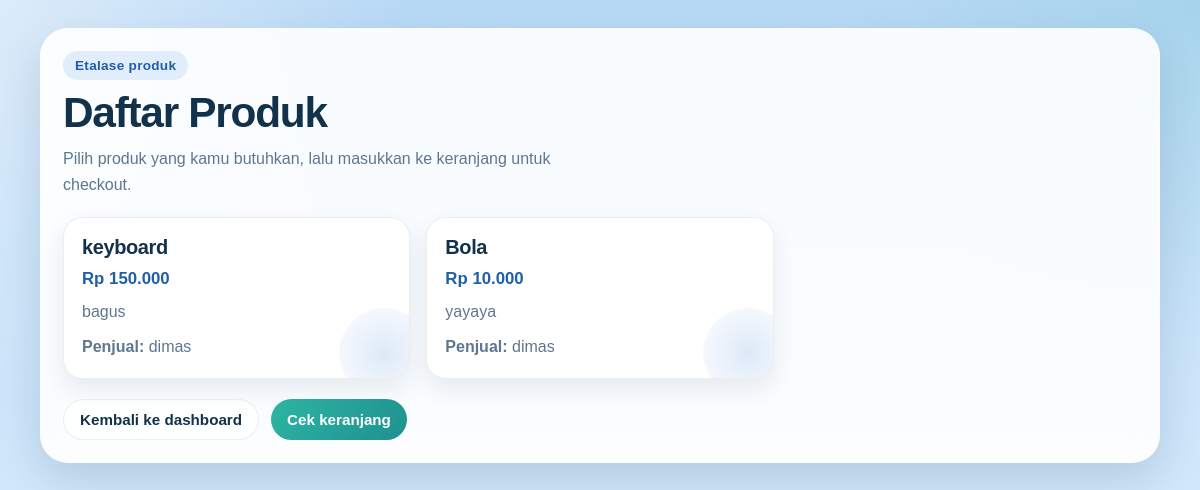
Screenshot of /marketplace (signed in) with the database file from the repository.
### tables this page shows
CREATE TABLE products (
    id INTEGER PRIMARY KEY AUTOINCREMENT,
    nama TEXT NOT NULL,
    harga INTEGER NOT NULL,
    deskripsi TEXT,
    penjual TEXT NOT NULL
    );

### app.py (the view, shortened to what this page needs)
@app.route("/marketplace", methods=["GET", "POST"])
def marketplace():
    if "username" not in session:
        return redirect("/login")
    conn = sqlite3.connect("marketplace.db")
    cursor = conn.cursor()
    cursor.execute("SELECT * FROM products")
    products = cursor.fetchall()
    buyer = session["username"]
    conn.close()
    return render_template(
        "marketplace.html",
        daftar_produk=products,
        pembeli=buyer
    )

### templates/marketplace.html (shortened to what this page needs)
<!DOCTYPE html>
<html lang="en">
<head>
    <link rel="stylesheet" href="{{ url_for('static', filename='css/style.css') }}">
</head>
<body>
    <main class="page-shell">
        <section class="hero-card">
            <div class="hero-top">
                <span class="eyebrow">Etalase produk</span>
                <h1 class="hero-title">Daftar Produk</h1>
                <p class="hero-copy">Pilih produk yang kamu butuhkan, lalu masukkan ke keranjang untuk checkout.</p>
            </div>
            <div class="grid cols-3">
                {% for produk in daftar_produk %}
                <section class="card product-card">
                    <h2 class="product-title">{{ produk[1] }}</h2>
                    <p class="price">Rp {{ "{:,}".format(produk[2]).replace(",", ".") }}</p>
                    <p class="meta">{{ produk[3] }}</p>
                    <p class="meta"><strong>Penjual:</strong> {{ produk[4] }}</p>
                </section>
                {% else %}
                <div class="empty-state">Belum ada produk yang ditampilkan.</div>
                {% endfor %}
            </div>
            <div class="toolbar">
                <a class="btn btn-ghost" href="/dashboard">Kembali ke dashboard</a>
                <a class="btn btn-accent" href="/cart">Cek keranjang</a>
            </div>
        </section>
    </main>
</body>
</html>

### static/css/style.css (style rules this page uses)
:root { --bg: #b7d8f5; --bg-2: #e2f2ff; --surface: rgba(255, 255, 255, 0.9); --surface-solid: #ffffff; --text: #12314a; --muted: #5f7690; --primary: #2b78d6; --primary-dark: #1f5ea8; --accent: #2db7a3; --danger: #db4c4c; --success: #249c62; --shadow: 0 18px 40px rgba(18, 49, 74, 0.14); --shadow-soft: 0 10px 24px rgba(18, 49, 74, 0.09); --radius-xl: 28px; --radius-lg: 20px; --radius-md: 14px; --radius-sm: 12px; }
* { box-sizing: border-box; }
html { scroll-behavior: smooth; }
body { margin: 0; min-height: 100vh; color: var(--text); font-family: Arial, sans-serif; background: radial-gradient(circle at top left, rgba(255, 255, 255, 0.5), transparent 28%), radial-gradient(circle at top right, rgba(45, 183, 163, 0.12), transparent 24%), linear-gradient(180deg, var(--bg) 0%, var(--bg-2) 100%); }
body::before { content: ""; position: fixed; inset: 0; background-image: linear-gradient(rgba(255, 255, 255, 0.12) 1px, transparent 1px), linear-gradient(90deg, rgba(255, 255, 255, 0.12) 1px, transparent 1px); background-size: 42px 42px; mask-image: linear-gradient(180deg, rgba(0, 0, 0, 0.32), transparent 88%); pointer-events: none; }
a { color: var(--primary-dark); text-decoration: none; font-weight: 700; }
.page-shell { width: min(1120px, calc(100% - 24px)); margin: 0 auto; padding: 18px 0 36px; position: relative; z-index: 1; }
.hero-card { background: var(--surface); border: 1px solid rgba(255, 255, 255, 0.55); box-shadow: var(--shadow); border-radius: var(--radius-xl); padding: 22px; backdrop-filter: blur(10px); }
.hero-top { display: grid; gap: 10px; margin-bottom: 18px; }
.eyebrow { display: inline-flex; align-items: center; gap: 8px; width: fit-content; padding: 7px 12px; border-radius: 999px; background: rgba(43, 120, 214, 0.12); color: var(--primary-dark); font-size: 0.85rem; font-weight: 700; letter-spacing: 0.02em; }
.hero-title { margin: 0; font-size: clamp(1.7rem, 4vw, 2.65rem); line-height: 1.08; letter-spacing: -0.03em; }
.hero-copy { margin: 0; max-width: 62ch; color: var(--muted); line-height: 1.65; }
.grid { display: grid; gap: 16px; }
.grid.cols-2, .grid.cols-3 { grid-template-columns: 1fr; }
.card { background: var(--surface-solid); border: 1px solid rgba(18, 49, 74, 0.08); border-radius: var(--radius-lg); box-shadow: var(--shadow-soft); padding: 18px; }
.product-card { display: grid; gap: 10px; position: relative; overflow: hidden; }
.product-card::after { content: ""; position: absolute; inset: auto -20px -20px auto; width: 90px; height: 90px; border-radius: 50%; background: radial-gradient(circle, rgba(43, 120, 214, 0.16), rgba(43, 120, 214, 0)); pointer-events: none; }
.product-title { margin: 0; font-size: 1.25rem; font-weight: 800; letter-spacing: -0.02em; }
.price { margin: 0; color: var(--primary-dark); font-size: 1.05rem; font-weight: 800; }
.meta { margin: 0; color: var(--muted); line-height: 1.6; }
.actions, .toolbar { display: flex; flex-wrap: wrap; gap: 12px; }
.toolbar { margin-top: 20px; }
.btn { display: inline-flex; align-items: center; justify-content: center; gap: 8px; border: 0; border-radius: 999px; padding: 11px 16px; font-size: 0.95rem; font-weight: 800; cursor: pointer; transition: transform 0.16s ease, box-shadow 0.16s ease, background-color 0.16s ease, opacity 0.16s ease; text-decoration: none; white-space: nowrap; }
.btn-ghost { background: rgba(255, 255, 255, 0.8); color: var(--text); border: 1px solid rgba(18, 49, 74, 0.08); }
.btn-accent { background: linear-gradient(135deg, var(--accent) 0%, #1f8f90 100%); color: #fff; }
@media (min-width: 720px) { .grid.cols-3 { grid-template-columns: repeat(2, minmax(0, 1fr)); } }
@media (min-width: 1024px) { .page-shell { padding: 28px 0 48px; } }
@media (min-width: 1024px) { .grid.cols-3 { grid-template-columns: repeat(3, minmax(0, 1fr)); } }

### rows the page displays
products: nama "keyboard", harga "150.000", deskripsi "bagus", penjual "dimas"
products: nama "Bola", harga "10.000", deskripsi "yayaya", penjual "dimas"
